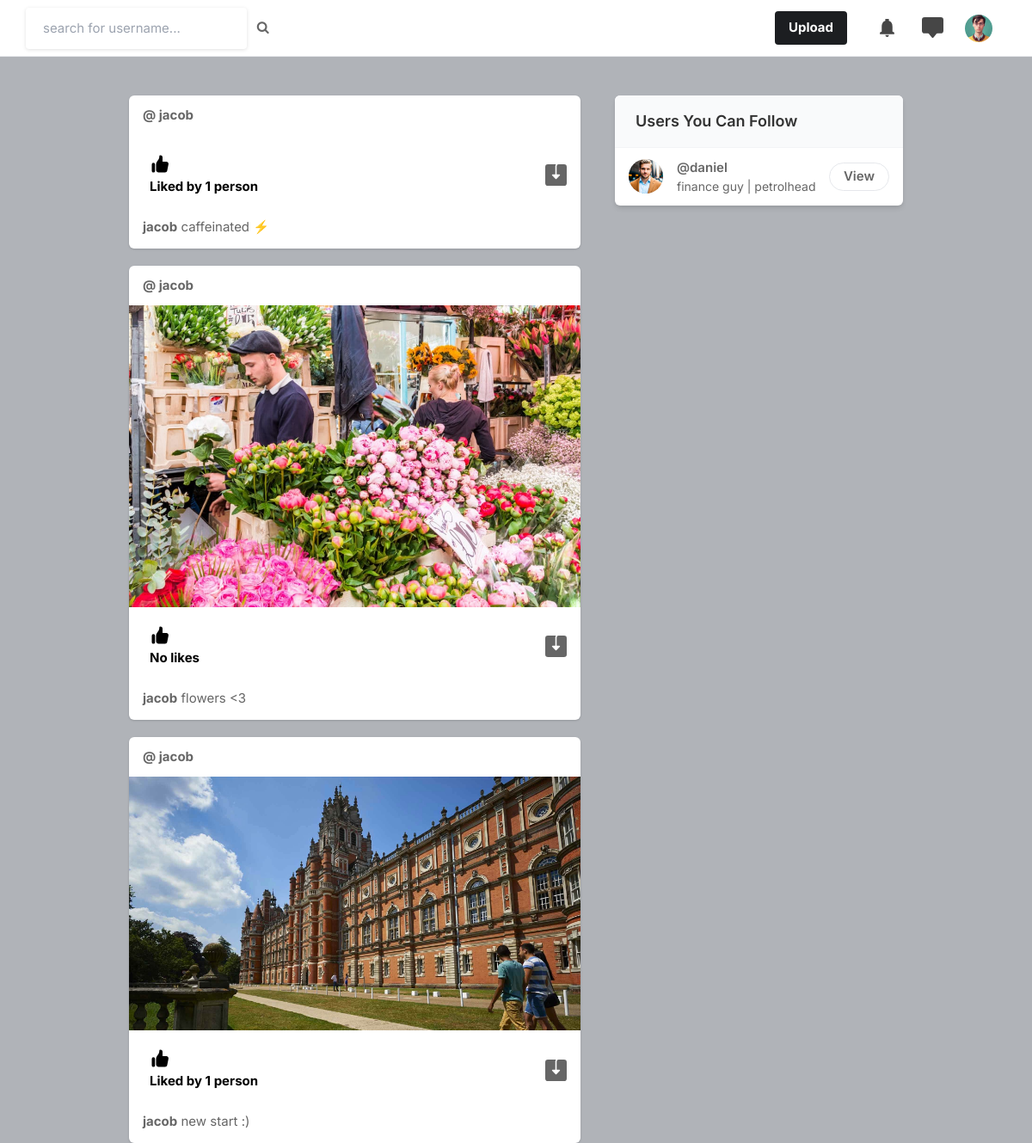
/ (signed in), run on the app's committed database.
### core/models.py (models this page shows, shortened)
class Profile(models.Model):
    user = models.ForeignKey(User, on_delete=models.CASCADE)
    id_user = models.IntegerField()
    bio = models.TextField(blank=True)
    profileimg = models.ImageField(upload_to='profile_images', default='blank_dp.png')
    location = models.CharField(max_length=100, blank=True)

class Post(models.Model):
    id = models.UUIDField(primary_key=True, default=uuid.uuid4)
    user = models.CharField(max_length=100)
    image = models.ImageField(upload_to='post_images')
    caption = models.TextField()
    created_at = models.DateTimeField(default=datetime.now)
    no_of_likes = models.IntegerField(default=0)

### core/views.py (the view)
# urls.py: path('', views.index, name='index'),
@login_required(login_url='login')
def index(request):
    user_object = User.objects.get(username=request.user.username)
    user_profile = Profile.objects.get(user=user_object)
    user_following_list = []
    feed = []
    user_following = FollowersCount.objects.filter(follower=request.user.username)
    for users in user_following:
        user_following_list.append(users.user)
    for usernames in user_following_list:
        feed_lists = Post.objects.filter(user=usernames)
        feed.append(feed_lists)
    feed_list = list(chain(*feed))
    all_users = User.objects.all()
    user_following_all = []
    for user in user_following:
        user_list = User.objects.get(username=user.user)
        user_following_all.append(user_list)
    new_suggestions_list = [x for x in list(all_users) if (x not in list(user_following_all))]
    current_user = User.objects.filter(username=request.user.username)
    final_suggestions_list = [x for x in list(new_suggestions_list) if ( x not in list(current_user))]
    random.shuffle(final_suggestions_list)
    username_profile = []
    username_profile_list = []
    for users in final_suggestions_list:
        username_profile.append(users.id)
    for ids in username_profile:
        profile_lists = Profile.objects.filter(id_user=ids)
        username_profile_list.append(profile_lists)
    suggestions_username_profile_list = list(chain(*username_profile_list))
    return render(request, 'index.html', {'user_profile': user_profile, 'posts':feed_list, 'suggestions_username_profile_list': suggestions_username_profile_list[:4]})

### templates/index.html (shortened to what this page needs)
{% load static %}
<!DOCTYPE html>
<html lang="en">
<head>
    <link rel="stylesheet" href="{% static 'assets/css/icons.css' %}">
    <link rel="stylesheet" href="{% static 'assets/css/uikit.css' %}">
    <link rel="stylesheet" href="{% static 'assets/css/style.css' %}">
    <link rel="stylesheet" href="{% static 'assets/css/tailwind.css' %}">
    <link rel="stylesheet" href="https://cdnjs.cloudflare.com/ajax/libs/font-awesome/4.7.0/css/font-awesome.min.css">
</head>
<body>
            <header>
                <div class="header_inner">
                    <form action="/search" method="POST">
                        <div class="left-side">
                        <input type="text" name="username" placeholder="search for username...">&nbsp; &nbsp;
                        <button type="submit"><i class="fa fa-search fa-1x"></i></button>
                        </div>
                    </form>
                    <div class="right-side lg:pr-4">
                        <a href="#"
                            class="bg-pink-500 flex font-bold hidden hover:bg-pink-600 hover:text-white inline-block items-center lg:block max-h-10 mr-4 px-4 py-2 rounded shado text-white">
                            Upload
                        </a>
                        <a href="#" class="header-links-item">
                        </a>
                        <a href="#" class="header-links-item">
                        </a>
                        <a href="#">
                            <img src="{{user_profile.profileimg.url}}" class="header-avatar" alt="">
                        </a>
                    </div>
                </div>
            </header>
            <div class="container m-auto">
                <div class="lg:flex justify-center lg:space-x-10 lg:space-y-0 space-y-5">
                    <div class="space-y-5 flex-shrink-0 lg:w-7/12">
                        {% for post in posts reversed %}
                        <div class="bg-white shadow rounded-md  -mx-2 lg:mx-0">
                            <div class="flex justify-between items-center px-4 py-3">
                                <div class="flex flex-1 items-center space-x-4">
                                    <a href="/profile/{{post.user}}"> <strong>@ {{post.user}}</strong> </a>
                                </div>
                            </div>
                            <div uk-lightbox>
                                <a href="{{ post.image.url }}">
                                    <img src="{{ post.image.url }}" alt="">
                                </a>
                            </div>
                            <div class="py-3 px-4 space-y-3">
                                <div class="flex space-x-4 lg:font-bold">
                                    <a href="/like-post?post_id={{post.id}}" class="flex items-center space-x-2">
                                        <div class="p-2 rounded-full text-black">
                                            {% if post.no_of_likes == 0 %}
                                            <p>No likes</p>
                                            {% elif post.no_of_likes == 1 %}
                                            <p>Liked by 1 person</p>
                                            {% else %}
                                            <p>Liked by {{ post.no_of_likes }} people</p>
                                            {% endif %}
                                        </div>
                                    </a>
                                    <a href="{{post.image.url}}" download class="flex items-center space-x-2 flex-1 justify-end">
                                    </a>
                                </div>
                                <p>
                                    <a href="/profile"> <strong>{{post.user}}</strong> </a> {{post.caption}}
                                </p>
                            </div>
                        </div>
                        {% endfor %}
                    </div>
                    <div class="lg:w-5/12">
                        <div class="bg-white  shadow-md rounded-md overflow-hidden">
                            <div class="bg-gray-50  border-b border-gray-100 flex items-baseline justify-between py-4 px-6 ">
                                <h2 class="font-semibold text-lg">Users You Can Follow</h2>
                            </div>
                            <div class="divide-gray-300 divide-gray-50 divide-opacity-50 divide-y px-4 ">
                                {% for suggestion in suggestions_username_profile_list %}
                                <div class="flex items-center justify-between py-3">
                                    <div class="flex flex-1 items-center space-x-4">
                                        <a href="/profile/{{suggestion.user}}">
                                            <img src="{{suggestion.profileimg.url}}" class="bg-gray-200 rounded-full w-10 h-10">
                                        </a>
                                        <div class="flex flex-col">
                                            <span class="block font-semibold"> @{{suggestion.user}} </span>
                                            <span class="block text-sm"> {{suggestion.bio}} </span>
                                        </div>
                                    </div>
                                    <a href="/profile/{{suggestion.user}}" class="border border-gray-200 font-semibold px-4 py-1 rounded-full hover:bg-pink-600 hover:text-white hover:border-pink-600 "> View </a>
                                </div>
                                {% endfor %}
                            </div>
                </div>
            </div>
        </div>
    </div>
</body>
</html>

### static/assets/css/style.css (style rules this page uses)
body { background-color: #B0B3B8!important; }
button { vertical-align: middle; }
input { height: 48px; line-height: 48px; padding: 0 20px; outline: none; font-size: 15px; color: #808080; max-width: 100%; width: 100%; -webkit-box-sizing: border-box; box-sizing: border-box; display: block; font-weight: 400; opacity: 1; border-radius: 4px; border: none; -webkit-box-shadow: 0 1px 4px 0px rgba(0, 0, 0, 0.12); box-shadow: 0 1px 4px 0px rgba(0, 0, 0, 0.12); }
input[type="text"], input[type="password"], input[type="email"], input[type="number"] { height: 48px; line-height: 48px; padding: 0 20px; outline: none; font-size: 15px; color: #808080; max-width: 100%; width: 100%; -webkit-box-sizing: border-box; box-sizing: border-box; display: block; font-weight: 400; opacity: 1; border-radius: 4px; border: none; -webkit-box-shadow: 0 1px 4px 0px rgba(0, 0, 0, 0.12); box-shadow: 0 1px 4px 0px rgba(0, 0, 0, 0.12); }
input { -webkit-transition: all 0.1s ease-in-out; transition: all 0.1s ease-in-out; }
::placeholder { color: #808080; opacity: 1; }
button { border: none; margin: 0; padding: 0; width: auto; overflow: visible; background: transparent; color: inherit; font: inherit; line-height: normal; cursor: pointer; }
a { color: #be185d; -webkit-transition: 0.3s; transition: 0.3s; outline: none !important; }
button { outline: none !important; }
img { max-width: 100%; }
body { color: #666; font-size: 15px; line-height: 27px; background-color: #f0f2f5; font-family: "Inter", sans-serif; text-transform: none; }
body p { font-size: 15px; line-height: 27px; }
h1, h2, h3, h4, h5, h6 { font-family: "Inter", sans-serif; text-transform: none; }
input[type="text"], input[type="password"], input[type="email"] { font-family: "Inter", sans-serif; text-transform: none; }
button, body .pac-container { font-family: "Inter", sans-serif; text-transform: none; }
h1, h2, h3, h4, h5, h6 { color: #333; font-weight: 500; margin: 0; padding: 0; }
h2 { font-size: 26px; }
b, strong { font-weight: 700 !important; }
@media (min-width: 1024px) { .container { max-width: 900px !important; padding-top: 45px; } }
header { background-color: #fff; left: 0; right: 0; top: 0; z-index: 99; height: 66px; display: -webkit-box; display: -ms-flexbox; display: flex; -webkit-box-align: center; -ms-flex-align: center; align-items: center; border-bottom: 1px solid #e5e7eb; }
header .header_inner { display: -webkit-box; display: -ms-flexbox; display: flex; -webkit-box-align: center; -ms-flex-align: center; align-items: center; max-width: 1090px; margin: auto; width: 100%; max-width: 100% !important; padding: 0 30px; }
header .header_inner .left-side { display: -webkit-box; display: -ms-flexbox; display: flex; -webkit-box-align: center; -ms-flex-align: center; align-items: center; }
header .header_inner .right-side { display: -webkit-box; display: -ms-flexbox; display: flex; -webkit-box-align: center; -ms-flex-align: center; align-items: center; -webkit-box-pack: end; -ms-flex-pack: end; justify-content: flex-end; margin-left: auto; }
header .header_inner .right-side .header-links-item { padding: 10px; margin-left: 8px; }
header .header_inner .right-side .header-links-item svg { width: 25px; height: 25px; color: #464646; }
header .header_inner .right-side .header-avatar { width: 32px; height: 32px; border-radius: 100%; margin-left: 15px; }

### data on the page
Profile: profileimg (picture)
Post: user "jacob", no_of_likes "Liked by 1 person", caption "caffeinated ⚡"
Post: user "jacob", image (picture), no_of_likes "No likes", caption "flowers <3"
Post: user "jacob", image (picture), no_of_likes "Liked by 1 person", caption "new start :)"
Profile: profileimg (picture), user "daniel", bio "finance guy | petrolhead"
